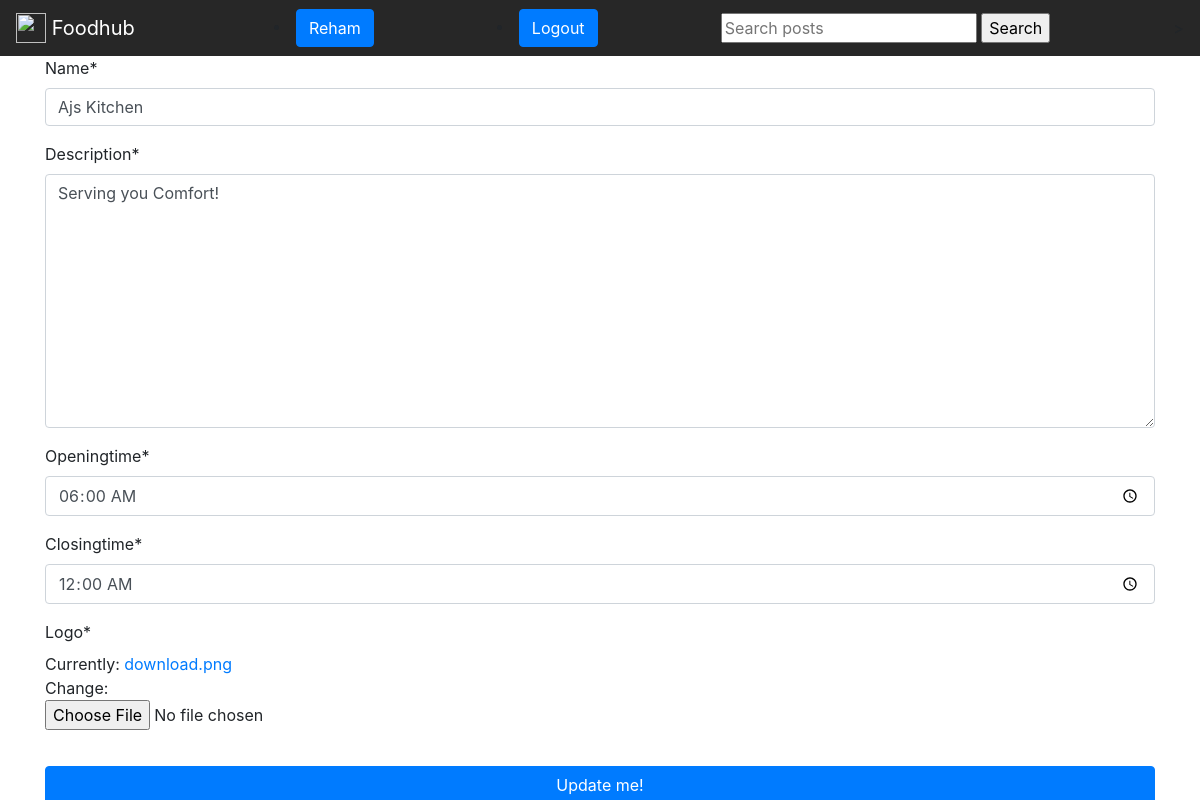
Screenshot of /update/6 (signed in) with the database file from the repository.
### restaurants/models.py (models this page shows, shortened)
class Restaurant(models.Model):
    name = models.CharField(max_length=200)
    description = models.TextField()
    openingtime = models.TimeField()
    closingtime = models.TimeField()
    logo = models.ImageField(null=True)
    owner = models.ForeignKey(User, on_delete=models.CASCADE)

### restaurants/views.py (the view)
# urls.py: path('update/<int:res_id>', views.update, name="update"),
def update(request, res_id):
    resobj = Restaurant.objects.get(id=res_id)
    if not(request.user==resobj.owner or request.user.is_staff):
        return redirect('login')
    my_form = RestaurantForm(instance=resobj)
    if request.method == 'POST':
        my_form = RestaurantForm(request.POST, request.FILES or None, instance=resobj)
        if my_form.is_valid():
            my_form.save()
            return redirect('detail',my_id=resobj.id)
    context={
        'my_form': my_form,
        'resobj' :resobj,
    }
    return render(request,'update_form.html',context)

### restaurants/forms.py
class RestaurantForm(forms.ModelForm):
	class Meta:
		model = Restaurant
		fields = ['name' , 'description', 'openingtime','closingtime','logo']
		widgets = {
			'openingtime': forms.TimeInput(attrs={'type':'time'}),
			'closingtime': forms.TimeInput(attrs={'type':'time'}),
		}

### restaurants/templates/update_form.html (shortened to what this page needs)
{% extends 'base.html'%}
{% load crispy_forms_tags %}
{% block bodycontent %}
	<form action="{% url 'update' res_id=resobj.id %}" method="POST" enctype="multipart/form-data">
		{{my_form|crispy}}
		<input type="submit" value="Update me!" class="btn btn-primary full-width-button">
	</form>
{% endblock %}

### restaurants/templates/base.html (shortened to what this page needs)
<!DOCTYPE html>
{% load static %}
<html>
<head>
<link rel="stylesheet" href="https://maxcdn.bootstrapcdn.com/bootstrap/4.0.0/css/bootstrap.min.css">
<link rel="stylesheet" href="{% static 'style.css' %}">
</head>
<body>
<nav class="navbar navbar-light bg-faded">
  <a class="navbar-brand" href="#">
    <img src="/assets/brand/bootstrap-solid.svg" width="30" height="30" class="d-inline-block align-top" alt="">
    Foodhub
  </a>
  {% if request.user.is_authenticated %}
   <li class="nav-item">
  	<a class="btn btn-primary" href="">{{request.user}}</a>
  </li>
  <li class="nav-item">
  	<a class="btn btn-primary" href="{% url 'logout' %}">Logout</a>
  </li>
  {% endif %}
 <form action="" method="GET">
    <input type="text" name='q' placeholder="Search posts">
    <input type="submit" value="Search">
</form>
</nav>
	<div class="container">
	{% block bodycontent %}
	{% endblock %}
    </div>
</body>
</html>

### restaurants/static/style.css (style rules this page uses)
body { background-image: url(http://gf-verified.com/wp-content/uploads/2016/06/Main-Background.jpg)!important; background-size:110% !important; }
.navbar { background-color: #272727; justify-content: baseline !important; }
.navbar-brand { color:#fff !important; }
.full-width-button { width:100%; margin-top:20px; }

### restaurants/templates/base.html (style rules this page uses)
.navbar { background-color: #272727; justify-content: baseline !important; }

### rows the page displays
Restaurant: name "Ajs Kitchen", description "Serving you Comfort!", openingtime "06:00:00", closingtime "00:00:00"

### other values shown
{{ request.user }} "Reham"
